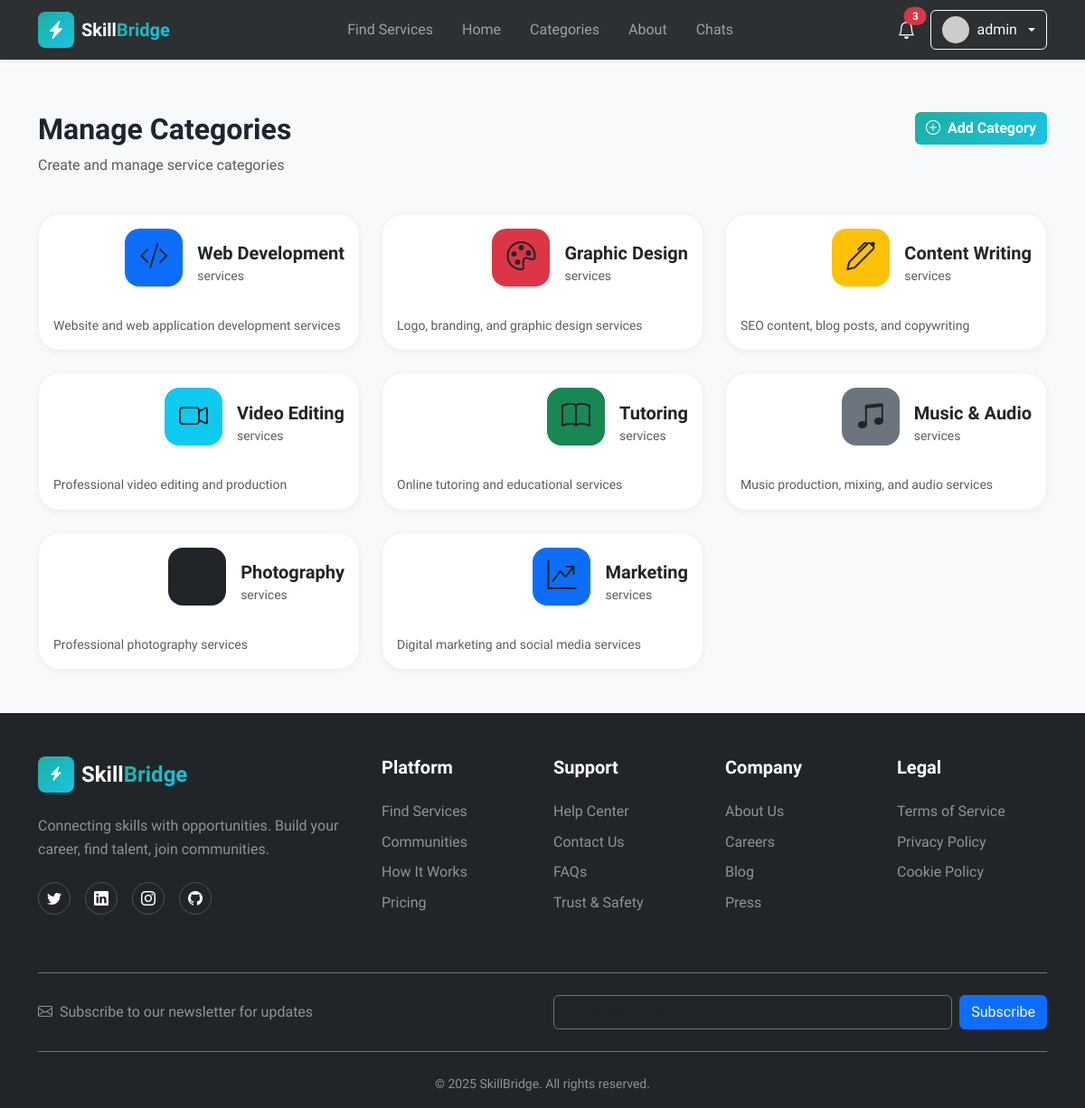
The app's page /admin/categories (signed in) with its own data.
### models.py (models this page shows, shortened)
class User(UserMixin, db.Model):
    __tablename__ = 'users'
    id = db.Column(db.Integer, primary_key=True)
    username = db.Column(db.String(80), unique=True, nullable=False, index=True)
    email = db.Column(db.String(120), unique=True, nullable=False, index=True)
    password_hash = db.Column(db.String(255), nullable=False)
    user_type = db.Column(db.String(20), nullable=False, default='client')
    full_name = db.Column(db.String(100))
    bio = db.Column(db.Text)
    avatar_url = db.Column(db.String(255), default='default-avatar.png')
    phone = db.Column(db.String(20))
    is_active = db.Column(db.Boolean, default=True)
    is_verified = db.Column(db.Boolean, default=False)
    created_at = db.Column(db.DateTime, default=datetime.utcnow, nullable=False)
    updated_at = db.Column(db.DateTime, default=datetime.utcnow, onupdate=datetime.utcnow)
    services = db.relationship('Service', backref='provider', lazy='dynamic',
                              foreign_keys='Service.user_id')
    reviews = db.relationship('Review', backref='reviewer', lazy='dynamic',
                             foreign_keys='Review.user_id')
    orders_as_buyer = db.relationship('Order', backref='buyer', lazy='dynamic',
                                     foreign_keys='Order.buyer_id')
    orders_as_seller = db.relationship('Order', backref='seller', lazy='dynamic',
                                      foreign_keys='Order.seller_id')
    favorites = db.relationship('Favorite', backref='user', lazy='dynamic',
                               cascade='all, delete-orphan')
    notifications = db.relationship('Notification', backref='user', lazy='dynamic',
                                   cascade='all, delete-orphan')
    def is_admin(self):
        return self.user_type == 'admin'
    def get_unread_notifications_count(self):
        return self.notifications.filter_by(is_read=False).count()
    def get_recent_notifications(self, limit=5):
        return self.notifications.order_by(db.text('created_at desc')).limit(limit)
    def get_avatar_url(self):
        from flask import url_for
        if not self.avatar_url or self.avatar_url == 'default-avatar.png':
            return f"https://ui-avatars.com/api/?name={self.username}&background=random&color=fff&size=128"
        if self.avatar_url.startswith('http'):
            return self.avatar_url
        return url_for('static', filename='images/' + self.avatar_url)

class Category(db.Model):
    __tablename__ = 'categories'
    id = db.Column(db.Integer, primary_key=True)
    name = db.Column(db.String(100), unique=True, nullable=False, index=True)
    description = db.Column(db.Text)
    icon = db.Column(db.String(50))  # Icon class name (e.g., 'bi-code')
    color = db.Column(db.String(50))  # Color class for styling
    created_at = db.Column(db.DateTime, default=datetime.utcnow)
    services = db.relationship('Service', backref='category', lazy='dynamic')

### routes.py (the view, shortened to what this page needs)
@admin_bp.route('/categories', methods=['GET', 'POST'])
@admin_required
def categories():
    categories = category_manager.get_all_categories()
    return render_template('admin/categories.html', categories=categories)

### managers.py (called while the page is built)
    def get_all_categories(self):
        return Category.query.all()

### routes.py (called while the page is built)
def admin_required(f):
    @wraps(f)
    def decorated_function(*args, **kwargs):
        if not current_user.is_authenticated or not current_user.is_admin():
            flash('You need admin privileges to access this page.', 'danger')
            return redirect(url_for('main.index'))
        return f(*args, **kwargs)
    return decorated_function

### templates/admin/categories.html (shortened to what this page needs)
{% extends 'base.html' %}
{% block content %}
<section class="py-5 bg-light">
    <div class="container">
        <div class="row mb-4">
            <div class="col">
                <h2 class="fw-bold">Manage Categories</h2>
                <p class="text-muted">Create and manage service categories</p>
            </div>
            <div class="col-auto">
                <button class="btn btn-gradient-primary" data-bs-toggle="modal" data-bs-target="#addCategoryModal">
                    <i class="bi bi-plus-circle me-2"></i>Add Category
                </button>
            </div>
        </div>
        <div class="row g-4">
            {% for category in categories %}
            <div class="col-md-4">
                <div class="card h-100">
                    <div class="card-body">
                        <div class="d-flex align-items-center mb-3">
                            <div class="category-icon {{ category.color }} me-3">
                                <i class="bi {{ category.icon }}"></i>
                            </div>
                            <div>
                                <h5 class="mb-0">{{ category.name }}</h5>
                                <small class="text-muted">{{ category.service_count }} services</small>
                            </div>
                        </div>
                        <p class="text-muted small mb-0">{{ category.description }}</p>
                    </div>
                </div>
            </div>
            {% endfor %}
        </div>
    </div>
</section>
{% endblock %}

### templates/components/header.html (shortened to what this page needs)
<header class="navbar navbar-expand-lg navbar-dark bg-dark fixed-top shadow-sm">
    <div class="container">
        <a class="navbar-brand d-flex align-items-center" href="{{ url_for('main.index') }}">
            <div class="logo-icon gradient-primary rounded-3 p-2 me-2">
                <i class="bi bi-lightning-charge-fill text-white"></i>
            </div>
            <span class="fw-bold">Skill<span class="text-gradient">Bridge</span></span>
        </a>
        <div class="collapse navbar-collapse" id="navbarNav">
            <ul class="navbar-nav mx-auto">
                <li class="nav-item">
                    <a class="nav-link" href="{{ url_for('service.browse') }}">Find Services</a>
                </li>
                <li class="nav-item">
                    <a class="nav-link" href="{{ url_for('main.index') }}">Home</a>
                </li>
                <li class="nav-item">
                    <a class="nav-link" href="{{ url_for('main.index') }}#categories">Categories</a>
                </li>
                <li class="nav-item">
                    <a class="nav-link" href="{{ url_for('main.about') }}">About</a>
                </li>
                {% if current_user.is_authenticated %}
                <li class="nav-item">
                    <a class="nav-link" href="{{ url_for('user.chats') }}">Chats</a>
                </li>
                {% endif %}
            </ul>
            <div class="d-flex align-items-center gap-3 mt-3 mt-lg-0">
                {% if current_user.is_authenticated %}
                <div class="dropdown">
                    <button class="btn btn-link text-white position-relative p-0" type="button"
                        data-bs-toggle="dropdown">
                        <i class="bi bi-bell fs-5"></i>
                        {% set unread_count = current_user.get_unread_notifications_count() %}
                        {% if unread_count > 0 %}
                        <span class="position-absolute top-0 start-100 translate-middle badge rounded-pill bg-danger">
                            {{ unread_count }}
                        </span>
                        {% endif %}
                    </button>
                </div>
                <div class="dropdown">
                    <button class="btn btn-outline-light dropdown-toggle d-flex align-items-center gap-2" type="button"
                        data-bs-toggle="dropdown">
                        <img src="{{ current_user.get_avatar_url() }}" alt="Avatar" class="rounded-circle" width="30"
                            height="30">
                        <span>{{ current_user.username }}</span>
                    </button>
                </div>
                {% else %}
                <a href="{{ url_for('auth.login') }}" class="btn btn-outline-light">Log In</a>
                <a href="{{ url_for('auth.register') }}" class="btn btn-gradient-primary">Get Started</a>
                {% endif %}
            </div>
        </div>
    </div>
</header>
<div style="height: 76px;"></div>

### static/css/custom.css (style rules this page uses)
:root { --primary-color: hsl(174, 72%, 40%); --primary-dark: hsl(174, 72%, 30%); --primary-light: hsl(174, 72%, 50%); --accent-color: hsl(15, 90%, 60%); --background: hsl(210, 20%, 98%); --foreground: hsl(215, 25%, 15%); --card-bg: hsl(0, 0%, 100%); --muted: hsl(215, 15%, 60%); --gradient-primary: linear-gradient(135deg, hsl(174, 72%, 40%), hsl(190, 80%, 50%)); --gradient-accent: linear-gradient(135deg, hsl(15, 90%, 60%), hsl(35, 95%, 55%)); --gradient-hero: linear-gradient(135deg, hsl(215, 25%, 12%), hsl(220, 30%, 18%)); --shadow-sm: 0 2px 8px -2px rgba(0, 0, 0, 0.08); --shadow-md: 0 8px 24px -8px rgba(0, 0, 0, 0.12); --shadow-lg: 0 16px 48px -16px rgba(0, 0, 0, 0.15); --shadow-glow: 0 0 40px rgba(23, 162, 184, 0.25); --section-padding: 5rem 0; --radius-sm: 0.5rem; --radius-md: 1rem; --radius-lg: 1.5rem; --radius-xl: 2rem; }
* { margin: 0; padding: 0; box-sizing: border-box; }
body { font-family: 'Sora', -apple-system, BlinkMacSystemFont, 'Segoe UI', sans-serif; background-color: var(--background); color: var(--foreground); line-height: 1.6; overflow-x: hidden; }
h1, h2, h3, h4, h5, h6 { font-weight: 700; line-height: 1.2; }
a { transition: all 0.3s ease; }
.gradient-primary { background: var(--gradient-primary); }
.text-gradient { background: var(--gradient-primary); -webkit-background-clip: text; -webkit-text-fill-color: transparent; background-clip: text; }
.btn-gradient-primary { background: var(--gradient-primary); border: none; color: white; font-weight: 600; transition: all 0.3s ease; }
.navbar { backdrop-filter: blur(10px); background-color: rgba(33, 37, 41, 0.95) !important; transition: all 0.3s ease; }
.logo-icon { width: 40px; height: 40px; display: flex; align-items: center; justify-content: center; transition: all 0.3s ease; }
.nav-link { font-weight: 500; position: relative; padding: 0.5rem 1rem !important; }
.nav-link::after { content: ''; position: absolute; bottom: 0; left: 50%; width: 0; height: 2px; background: var(--gradient-primary); transition: all 0.3s ease; transform: translateX(-50%); }
.category-icon { width: 64px; height: 64px; margin: 0 auto 1rem; display: flex; align-items: center; justify-content: center; border-radius: var(--radius-md); font-size: 2rem; transition: all 0.3s ease; }
.card { border-radius: var(--radius-lg); border: 1px solid rgba(0, 0, 0, 0.05); box-shadow: var(--shadow-sm); }
.badge { padding: 0.35em 0.75em; font-weight: 600; }

### records on screen
User: username "admin"
Category: name "Web Development", description "Website and web application development services"
Category: name "Graphic Design", description "Logo, branding, and graphic design services"
Category: name "Content Writing", description "SEO content, blog posts, and copywriting"
Category: name "Video Editing", description "Professional video editing and production"
Category: name "Tutoring", description "Online tutoring and educational services"
Category: name "Music & Audio", description "Music production, mixing, and audio services"
Category: name "Photography", description "Professional photography services"
Category: name "Marketing", description "Digital marketing and social media services"

### other values on screen
{{ unread_count }} "3"
